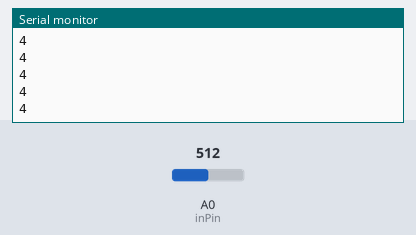
This sketch was run on a simulated Arduino Uno, built with avr-gcc and run on an emulated ATmega328P. Parts: the last lines printed to the serial monitor. The inputs (shaded band) are chosen by the test bench; at power-on: A0 (inPin) = 512.

Above: at 1.2 s.
1.3 s: A0 (inPin) set to 716
At 2.3 s:
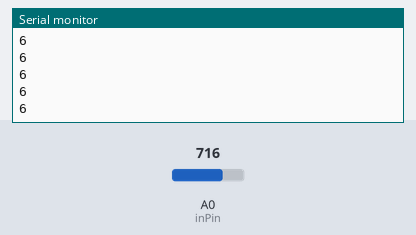
2.8 s: A0 (inPin) set to 900
At 3.5 s:
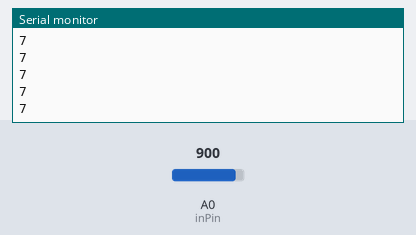
Timing chart, 0 to 5.8 s (numbered marks = the images above; inputs shaded):
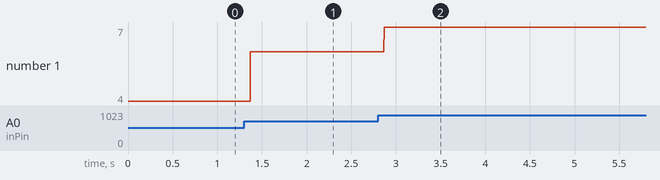

The sketch:

steering_wheel.ino
```cpp
int inPin = A0;

void setup() {
  Serial.begin(9600);
}

void loop() {
  // more stable
  int value = map(analogRead(inPin), 0, 1023, 0, 9);
  // not stable
  //float value = (analogRead(inPin)/1023.0) * 9.0;
  Serial.println(value);
  //Serial.flush();

  // test
  //float R = (value / 1023.0) * 30;
  //Serial.print(R);
  //Serial.println(" K");
  //delay(10);
}
```

Measured:
- after the input at 1.3 s, the serial monitor: prints a new line after 0.07 s (image 1)
- after the input at 2.8 s, the serial monitor: prints a new line after 0.07 s (image 2)
- plotted number 1: 4 → 6 after the input at 1.3 s, 6 → 7 after the input at 2.8 s
